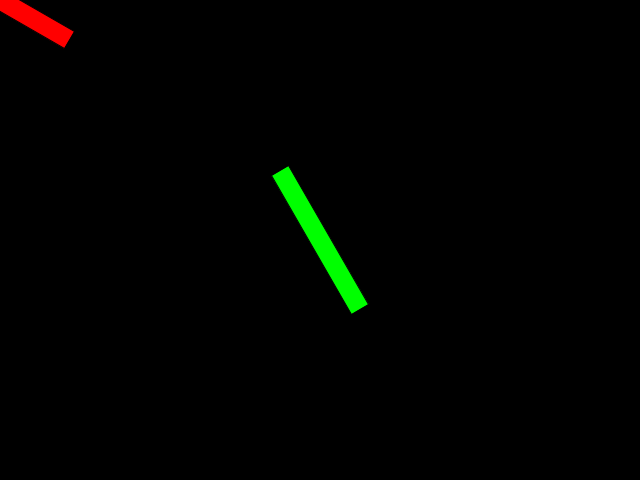
Frame 1 (no input)
Frame 60 (the mouse pressed at the canvas centre just before this capture): identical to frame 1, image omitted
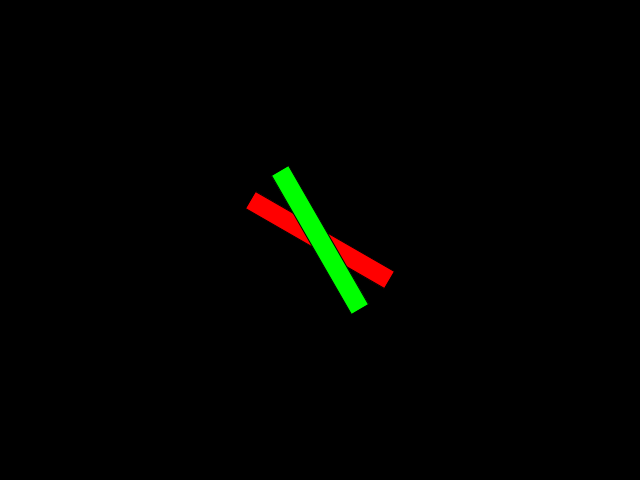
Frame 120 (the mouse held since frame 60 and released just before this capture)

The Processing sketch that drew these frames (run headless with seeded random() and noise(); from frame 60 on, the mouse is pressed at the canvas centre):

// Processing sketch: w5_stp2
// ── w5_stp2.pde
float rectW, rectH;
float aX, aY, aA, bX, bY, bA;

void setup() {
  size(640, 480);
  rectW = 160;
  rectH = 20;
  aA = 30;
  bX = width * 0.5;
  bY = height * 0.5;
  bA = 60;

  background(0);
  rectMode(CENTER);
}

void draw() {
  aX = mouseX;
  aY = mouseY;

  background(0);
  translate(aX, aY);
  rotate(radians(aA));
  fill(255, 0, 0);
  rect(0, 0, rectW, rectH);
  rotate(radians(-aA));
  translate(-aX, -aY);
  translate(bX, bY);
  rotate(radians(bA));
  fill(0, 255, 0);
  rect(0, 0, rectW, rectH);
}
